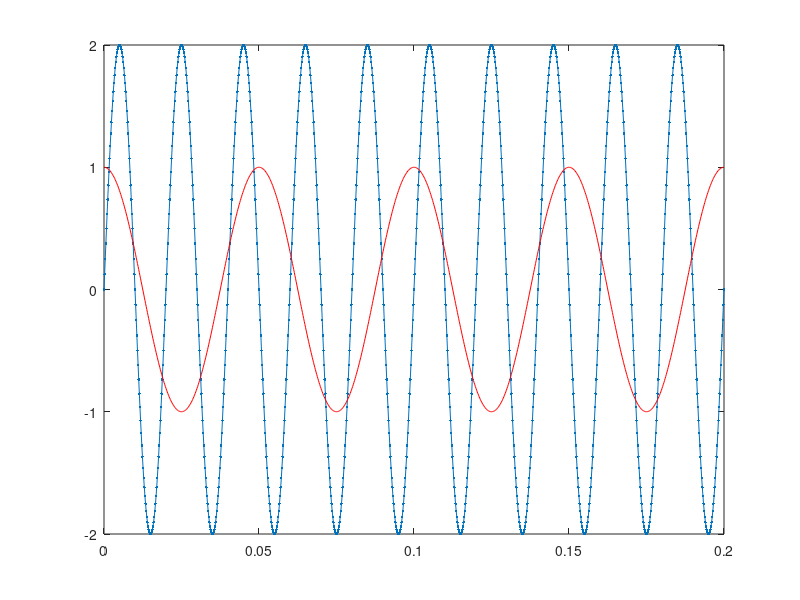

Recreate this plot in MATLAB.
F = 50;
t = 0:0.0002:0.2;
s = 2*sin(2*pi*F*t);
plot(t,s,'.-'),xlabel('Timp [s]'),grid

% Schimbarea pasului de la .001 la .0002 face graficul mai precis prin
% adaugarea mai multor valori in care este calculat s.
% Din acelasi motiv apar mai multe puncte pe grafic.

%c
  
F1 = 50; F2=20;
t = 0:0.0002:0.2;
s1 = 2*sin(2*pi*F1*t);
s2=cos(2*pi*F2*t);
plot(t,s1,'.-');
hold on;
plot(t,s2,'red')